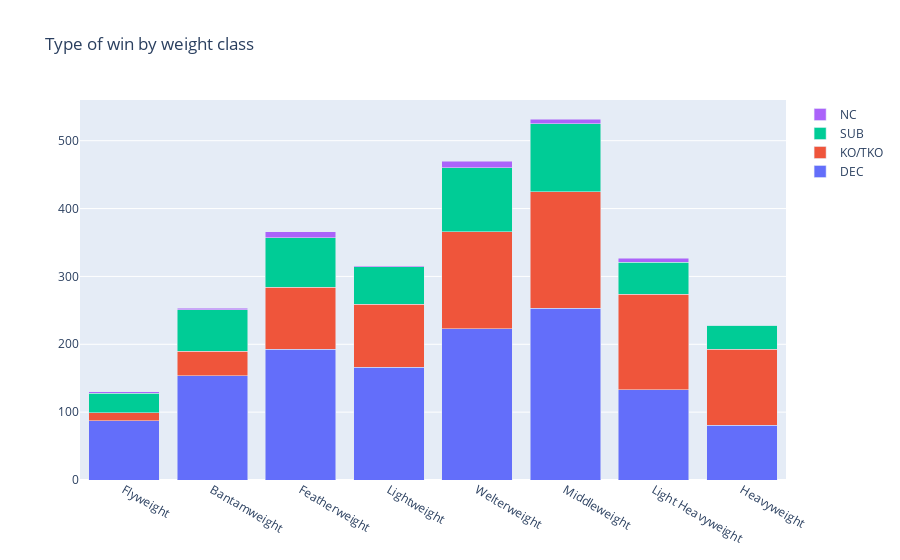

The notebook cell saved with this chart:
### Code cell
# Make the graphic
bar_charts = []
for winby in ['DEC', 'KO/TKO', 'SUB', 'NC']:
    fights_by_class = []
    for cl in weight_classes:
        #recent_df = df[df['_Date_year'] == df['_Date_year'].max()] # use only last year of data for reliable weight classes
        fights_for_class = len(df[df['winby'] == winby][(df['B_Weight'] == cl) | (df['R_Weight'] == cl)])
        fights_by_class.append(fights_for_class)
    bar = go.Bar(name=winby, x=[ cl for cl in weight_classes_names ], y=fights_by_class)
    bar_charts.append(bar)
    
layout = go.Layout(
    xaxis={'title': 'Weight Classes'},
    yaxis={'title': "Number fights by 'winby'"}
)
fig = go.Figure(data=bar_charts)
fig.update_layout(barmode='stack', title='Type of win by weight class')
fig.show()

### Figure 1 — Plotly figure (JSON) as saved in the notebook; plotly's stock layout.template omitted (floating-point values rounded to 4 significant figures)
{"data": [{"name": "DEC", "type": "bar", "x": ["Flyweight", "Bantamweight", "Featherweight", "Lightweight", "Welterweight", "Middleweight", "Light Heavyweight", "Heavyweight"], "y": [87, 154, 193, 166, 223, 253, 133, 81]}, {"name": "KO/TKO", "type": "bar", "x": ["Flyweight", "Bantamweight", "Featherweight", "Lightweight", "Welterweight", "Middleweight", "Light Heavyweight", "Heavyweight"], "y": [12, 36, 91, 93, 143, 172, 141, 112]}, {"name": "SUB", "type": "bar", "x": ["Flyweight", "Bantamweight", "Featherweight", "Lightweight", "Welterweight", "Middleweight", "Light Heavyweight", "Heavyweight"], "y": [29, 61, 73, 55, 94, 100, 47, 35]}, {"name": "NC", "type": "bar", "x": ["Flyweight", "Bantamweight", "Featherweight", "Lightweight", "Welterweight", "Middleweight", "Light Heavyweight", "Heavyweight"], "y": [2, 2, 9, 2, 10, 7, 6, 0]}], "layout": {"autosize": true, "barmode": "stack", "title": {"text": "Type of win by weight class"}, "xaxis": {"autorange": true, "range": [-0.5, 7.5], "type": "category"}, "yaxis": {"autorange": true, "range": [0, 560], "type": "linear"}}}
